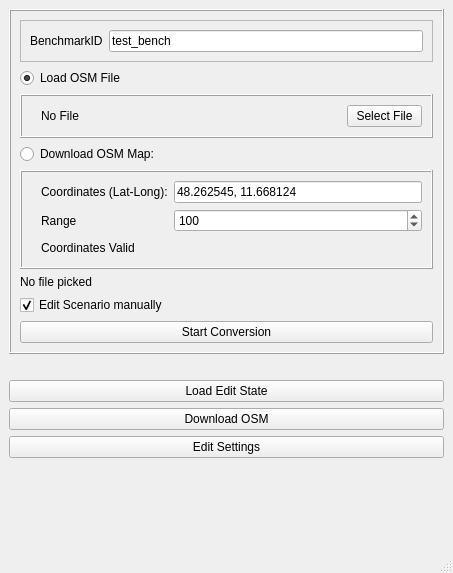
<?xml version="1.0" encoding="UTF-8"?>
<ui version="4.0">
 <class>MainWindow</class>
 <widget class="QMainWindow" name="MainWindow">
  <property name="geometry">
   <rect>
    <x>0</x>
    <y>0</y>
    <width>453</width>
    <height>573</height>
   </rect>
  </property>
  <property name="windowTitle">
   <string>osm_2_cr</string>
  </property>
  <widget class="QWidget" name="centralwidget">
   <layout class="QGridLayout" name="gridLayout">
    <item row="2" column="0">
     <widget class="QFrame" name="frame_3">
      <property name="frameShape">
       <enum>QFrame::Box</enum>
      </property>
      <property name="frameShadow">
       <enum>QFrame::Raised</enum>
      </property>
      <layout class="QGridLayout" name="gridLayout_4">
       <item row="5" column="0">
        <widget class="QFrame" name="frame">
         <property name="minimumSize">
          <size>
           <width>0</width>
           <height>0</height>
          </size>
         </property>
         <property name="frameShape">
          <enum>QFrame::Box</enum>
         </property>
         <property name="frameShadow">
          <enum>QFrame::Raised</enum>
         </property>
         <layout class="QGridLayout" name="gridLayout_2">
          <item row="1" column="1">
           <widget class="QLabel" name="label_5">
            <property name="text">
             <string>Range</string>
            </property>
           </widget>
          </item>
          <item row="2" column="1">
           <widget class="QLabel" name="l_region">
            <property name="text">
             <string>Coordinates Valid</string>
            </property>
           </widget>
          </item>
          <item row="0" column="1">
           <widget class="QLabel" name="label_3">
            <property name="text">
             <string>Coordinates (Lat-Long):</string>
            </property>
           </widget>
          </item>
          <item row="1" column="2">
           <widget class="QSpinBox" name="range_input">
            <property name="maximum">
             <number>10000</number>
            </property>
            <property name="value">
             <number>100</number>
            </property>
           </widget>
          </item>
          <item row="0" column="2">
           <widget class="QLineEdit" name="coordinate_input">
            <property name="minimumSize">
             <size>
              <width>120</width>
              <height>0</height>
             </size>
            </property>
            <property name="text">
             <string>48.262545, 11.668124</string>
            </property>
           </widget>
          </item>
          <item row="0" column="0">
           <spacer name="horizontalSpacer">
            <property name="orientation">
             <enum>Qt::Horizontal</enum>
            </property>
            <property name="sizeType">
             <enum>QSizePolicy::Fixed</enum>
            </property>
            <property name="sizeHint" stdset="0">
             <size>
              <width>10</width>
              <height>20</height>
             </size>
            </property>
           </spacer>
          </item>
          <item row="2" column="2">
           <spacer name="horizontalSpacer_2">
            <property name="orientation">
             <enum>Qt::Horizontal</enum>
            </property>
            <property name="sizeHint" stdset="0">
             <size>
              <width>40</width>
              <height>20</height>
             </size>
            </property>
           </spacer>
          </item>
         </layout>
        </widget>
       </item>
       <item row="2" column="0">
        <widget class="QFrame" name="frame_2">
         <property name="frameShape">
          <enum>QFrame::Box</enum>
         </property>
         <property name="frameShadow">
          <enum>QFrame::Raised</enum>
         </property>
         <layout class="QGridLayout" name="gridLayout_3">
          <item row="0" column="1">
           <widget class="QLabel" name="l_selected_file">
            <property name="text">
             <string>No File</string>
            </property>
           </widget>
          </item>
          <item row="0" column="2">
           <widget class="QPushButton" name="b_load_file">
            <property name="maximumSize">
             <size>
              <width>75</width>
              <height>16777215</height>
             </size>
            </property>
            <property name="text">
             <string>Select File</string>
            </property>
           </widget>
          </item>
          <item row="0" column="0">
           <spacer name="horizontalSpacer_3">
            <property name="orientation">
             <enum>Qt::Horizontal</enum>
            </property>
            <property name="sizeType">
             <enum>QSizePolicy::Fixed</enum>
            </property>
            <property name="sizeHint" stdset="0">
             <size>
              <width>10</width>
              <height>20</height>
             </size>
            </property>
           </spacer>
          </item>
         </layout>
        </widget>
       </item>
       <item row="3" column="0">
        <widget class="QRadioButton" name="rb_download_map">
         <property name="text">
          <string>Download OSM Map:</string>
         </property>
        </widget>
       </item>
       <item row="8" column="0">
        <widget class="QCheckBox" name="chk_user_edit">
         <property name="text">
          <string>Edit Scenario manually</string>
         </property>
         <property name="checked">
          <bool>true</bool>
         </property>
        </widget>
       </item>
       <item row="1" column="0">
        <widget class="QRadioButton" name="rb_load_file">
         <property name="enabled">
          <bool>true</bool>
         </property>
         <property name="text">
          <string>Load OSM File</string>
         </property>
         <property name="checked">
          <bool>true</bool>
         </property>
        </widget>
       </item>
       <item row="7" column="0">
        <widget class="QLabel" name="input_picked_output">
         <property name="text">
          <string>No file picked</string>
         </property>
        </widget>
       </item>
       <item row="9" column="0">
        <widget class="QPushButton" name="b_start">
         <property name="toolTip">
          <string>Start conversion with selected input</string>
         </property>
         <property name="text">
          <string>Start Conversion</string>
         </property>
        </widget>
       </item>
       <item row="0" column="0">
        <widget class="QFrame" name="frame_4">
         <property name="frameShape">
          <enum>QFrame::StyledPanel</enum>
         </property>
         <property name="frameShadow">
          <enum>QFrame::Raised</enum>
         </property>
         <layout class="QGridLayout" name="gridLayout_5">
          <item row="0" column="1">
           <widget class="QLineEdit" name="input_bench_id">
            <property name="text">
             <string>test_bench</string>
            </property>
           </widget>
          </item>
          <item row="0" column="0">
           <widget class="QLabel" name="label">
            <property name="text">
             <string>BenchmarkID</string>
            </property>
           </widget>
          </item>
         </layout>
        </widget>
       </item>
      </layout>
     </widget>
    </item>
    <item row="8" column="0">
     <spacer name="verticalSpacer">
      <property name="orientation">
       <enum>Qt::Vertical</enum>
      </property>
      <property name="sizeHint" stdset="0">
       <size>
        <width>0</width>
        <height>0</height>
       </size>
      </property>
     </spacer>
    </item>
    <item row="5" column="0">
     <widget class="QPushButton" name="b_load_state">
      <property name="toolTip">
       <string>Continue editing a scenario</string>
      </property>
      <property name="text">
       <string>Load Edit State</string>
      </property>
     </widget>
    </item>
    <item row="4" column="0">
     <spacer name="verticalSpacer_2">
      <property name="orientation">
       <enum>Qt::Vertical</enum>
      </property>
      <property name="sizeType">
       <enum>QSizePolicy::Fixed</enum>
      </property>
      <property name="sizeHint" stdset="0">
       <size>
        <width>20</width>
        <height>20</height>
       </size>
      </property>
     </spacer>
    </item>
    <item row="6" column="0">
     <widget class="QPushButton" name="b_download">
      <property name="toolTip">
       <string>Download the selected Region as OSM map</string>
      </property>
      <property name="text">
       <string>Download OSM</string>
      </property>
     </widget>
    </item>
    <item row="7" column="0">
     <widget class="QPushButton" name="b_settings">
      <property name="toolTip">
       <string/>
      </property>
      <property name="text">
       <string>Edit Settings</string>
      </property>
     </widget>
    </item>
   </layout>
  </widget>
  <widget class="QMenuBar" name="menubar">
   <property name="geometry">
    <rect>
     <x>0</x>
     <y>0</y>
     <width>453</width>
     <height>23</height>
    </rect>
   </property>
   <property name="font">
    <font>
     <weight>50</weight>
     <bold>false</bold>
    </font>
   </property>
  </widget>
  <widget class="QStatusBar" name="statusbar">
   <property name="font">
    <font>
     <weight>50</weight>
     <bold>false</bold>
    </font>
   </property>
  </widget>
 </widget>
 <resources/>
 <connections/>
</ui>
